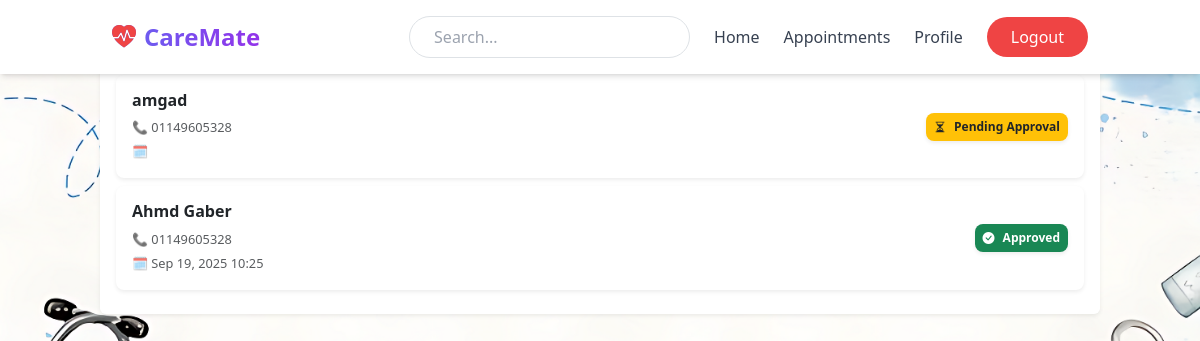
Screenshot of /profile/view-appointments/ (signed in) with the database file from the repository.
### home/models.py (models this page shows, shortened)
class Reservation(models.Model):
     patient = models.ForeignKey(PatientProfile,on_delete=models.CASCADE)
     doctor = models.ForeignKey(DoctorProfile,on_delete=models.CASCADE)
     is_approved = models.BooleanField(default=False)
     appointment = models.DateTimeField(null=True,blank=True)
     name = models.CharField(max_length=100,)
     phone_number = models.CharField(max_length=60)

### profile_users/views.py (the view)
# urls.py: path('view-appointments/',ShowAppointment.as_view(),name='view_appointments')
class ShowAppointment(ListView):
    model = Reservation
    template_name = 'home/reservation_list.html'
    def get_queryset(self):
        return Reservation.objects.filter(patient=self.request.user.patient)

### template/home/reservation_list.html (shortened to what this page needs)
{% extends 'base.html' %}
{% block content %}
<div class="card shadow-sm border-0 mb-4">
  <div class="card-body">
    <h5 class="fw-bold mb-3">Appointments</h5>
    {% if object_list %}
      <div class="list-group">
        {% for appointment in object_list %}
          <div class="list-group-item d-flex justify-content-between align-items-center border-0 p-3 mb-2 shadow-sm rounded-3">
            <div>
              <h6 class="mb-1 fw-bold">{{ appointment.name }}</h6>
              <small class="text-muted">📞 {{ appointment.phone_number }}</small><br>
              <small class="text-muted">🗓 {{ appointment.appointment|date:"M d, Y H:i" }}</small>
            </div>
            <div class="ms-3">
              {% if appointment.is_approved %}
                <span class="badge bg-success d-flex align-items-center p-2 rounded-3 shadow-sm">
                  <i class="bi bi-check-circle-fill me-2"></i> Approved
                </span>
              {% else %}
                <span class="badge bg-warning text-dark d-flex align-items-center p-2 rounded-3 shadow-sm">
                  <i class="bi bi-hourglass-split me-2"></i> Pending Approval
                </span>
              {% endif %}
            </div>
          </div>
        {% endfor %}
      </div>
    {% endif %}
  </div>
</div>
{% endblock %}

### rows the page displays
Reservation: name "amgad", phone_number "01149605328", is_approved False (drawn)
Reservation: name "Ahmd Gaber", phone_number "01149605328", appointment "Sep 19, 2025 10:25", is_approved True (drawn)
